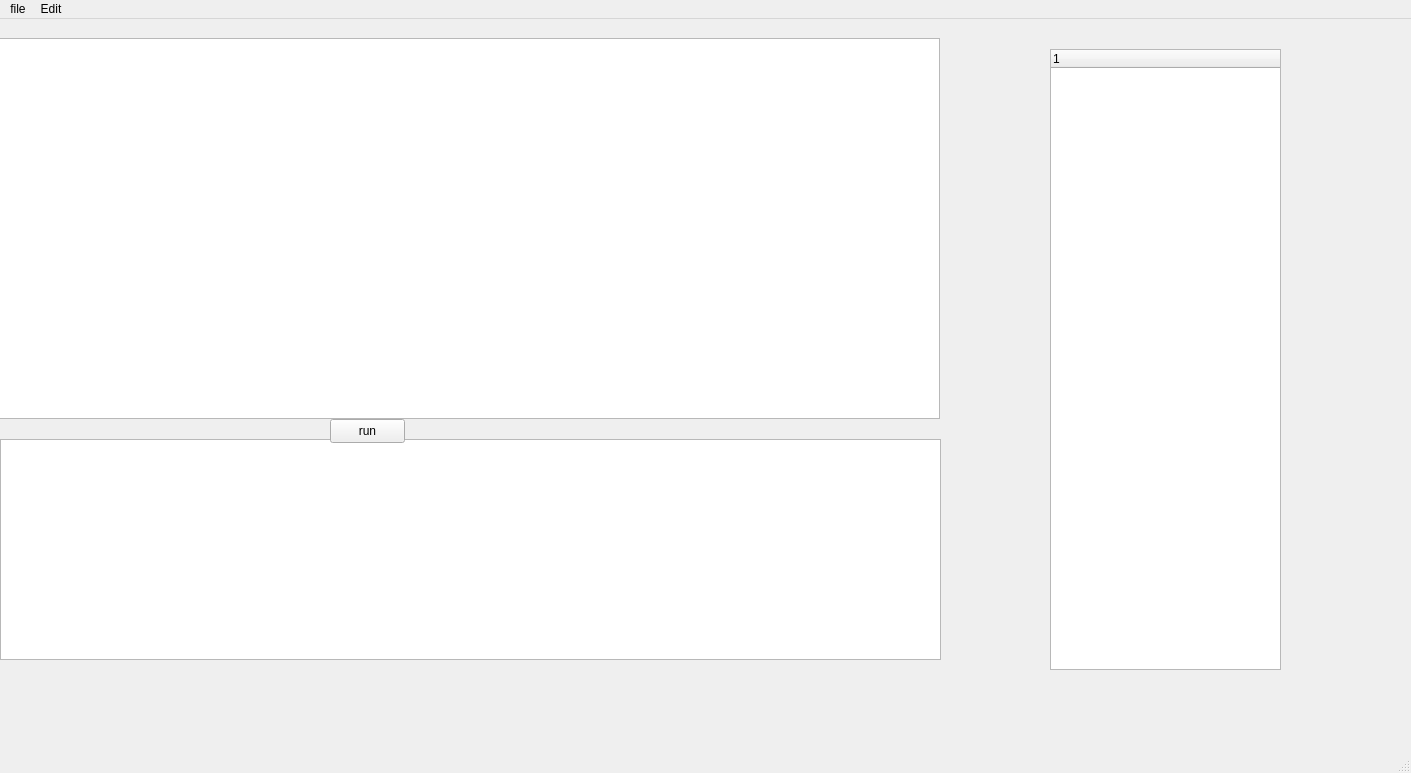
<?xml version="1.0" encoding="UTF-8"?>
<ui version="4.0">
 <class>MainWindow</class>
 <widget class="QMainWindow" name="MainWindow">
  <property name="geometry">
   <rect>
    <x>0</x>
    <y>0</y>
    <width>1411</width>
    <height>773</height>
   </rect>
  </property>
  <property name="windowTitle">
   <string>MainWindow</string>
  </property>
  <widget class="QWidget" name="centralwidget">
   <widget class="QTextEdit" name="outputEdit">
    <property name="geometry">
     <rect>
      <x>0</x>
      <y>420</y>
      <width>941</width>
      <height>221</height>
     </rect>
    </property>
   </widget>
   <widget class="QPushButton" name="runButton">
    <property name="geometry">
     <rect>
      <x>330</x>
      <y>400</y>
      <width>75</width>
      <height>24</height>
     </rect>
    </property>
    <property name="text">
     <string>run</string>
    </property>
   </widget>
   <widget class="QStackedWidget" name="displayStack">
    <property name="geometry">
     <rect>
      <x>-1</x>
      <y>19</y>
      <width>941</width>
      <height>381</height>
     </rect>
    </property>
    <widget class="QWidget" name="page">
     <widget class="QTextEdit" name="inputEdit">
      <property name="geometry">
       <rect>
        <x>0</x>
        <y>0</y>
        <width>941</width>
        <height>381</height>
       </rect>
      </property>
     </widget>
    </widget>
    <widget class="QWidget" name="page_2">
     <widget class="QTableWidget" name="tableWidget">
      <property name="geometry">
       <rect>
        <x>0</x>
        <y>0</y>
        <width>941</width>
        <height>381</height>
       </rect>
      </property>
     </widget>
    </widget>
   </widget>
   <widget class="QTreeWidget" name="treeWidget">
    <property name="geometry">
     <rect>
      <x>1050</x>
      <y>30</y>
      <width>231</width>
      <height>621</height>
     </rect>
    </property>
    <column>
     <property name="text">
      <string notr="true">1</string>
     </property>
    </column>
   </widget>
  </widget>
  <widget class="QMenuBar" name="menubar">
   <property name="geometry">
    <rect>
     <x>0</x>
     <y>0</y>
     <width>1411</width>
     <height>22</height>
    </rect>
   </property>
   <widget class="QMenu" name="menufile">
    <property name="title">
     <string>file</string>
    </property>
   </widget>
   <widget class="QMenu" name="menuEdit">
    <property name="tearOffEnabled">
     <bool>false</bool>
    </property>
    <property name="title">
     <string>Edit</string>
    </property>
    <property name="toolTipsVisible">
     <bool>false</bool>
    </property>
   </widget>
   <addaction name="menufile"/>
   <addaction name="menuEdit"/>
  </widget>
  <widget class="QStatusBar" name="statusbar"/>
 </widget>
 <resources/>
 <connections/>
</ui>
